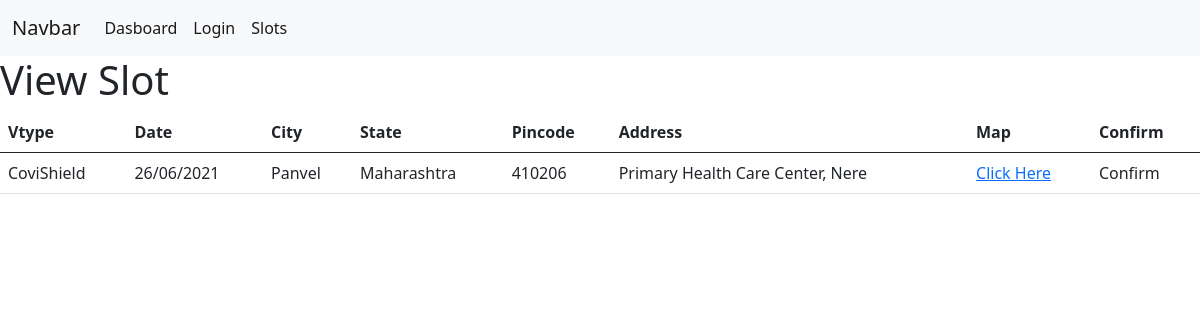
The app's page /selectSlot/1, older data.
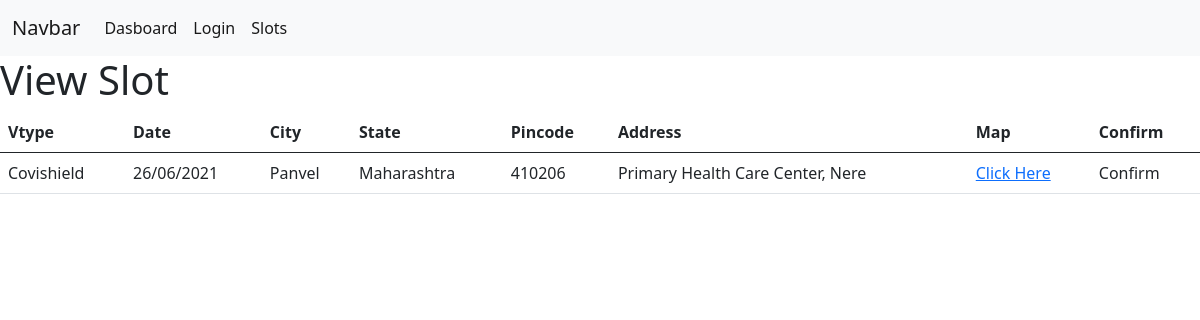
The same page, newer data.
### vacciapp/models.py (models this page shows, shortened)
class Slot(models.Model):
    vtype = models.CharField(max_length=200,null=True)
    date = models.CharField(max_length=200,null=True)
    address = models.CharField(max_length=200,null=True)
    city = models.CharField(max_length=200,null=True)
    state = models.CharField(max_length=200,null=True)
    pincode = models.CharField(max_length=200,null=True)
    addMap = models.CharField(max_length=200,null=True)
    date_created = models.DateTimeField(auto_now_add=True,null=True)

### vacciapp/views.py (the view)
# urls.py: path('selectSlot/<int:pk>',views.selectSlot,name='selectSlot')
def selectSlot(request,pk):
    slot = Slot.objects.get(pk=pk)
    context = {
        'slot' : slot,
    }
    return render(request,'vacciapp/selectSlot.html',context)

### templates/vacciapp/selectSlot.html
{% extends 'base.html' %}
{% block body %}
<h1>View Slot</h1>
<table class="table">
  <thead>
    <tr>
      <th scope="col">Vtype</th>
      <th scope="col">Date</th>
      <th scope="col">City</th>
      <th scope="col">State</th>
      <th scope="col">Pincode</th>
      <th scope="col">Address</th>
      <th scope="col">Map</th>
      <th scope="col">Confirm</th>
    </tr>
  </thead>
  <tbody>
    <tr>
      <td>{{slot.vtype}}</td>
      <td>{{slot.date}}</td>
      <td>{{slot.city}}</td>
      <td>{{slot.state}}</td>
      <td>{{slot.pincode}}</td>
       <td>{{slot.address}}</td>
      <td><a href="{{slot.addMap}}">Click Here</a></td>
      <td>Confirm</td>
    </tr>
 </tbody>
</table>
{% endblock body %}

Row changes from the older to the newer data that the page shows:
changed Slot "Panvel": vtype "CoviShield" → "Covishield"
